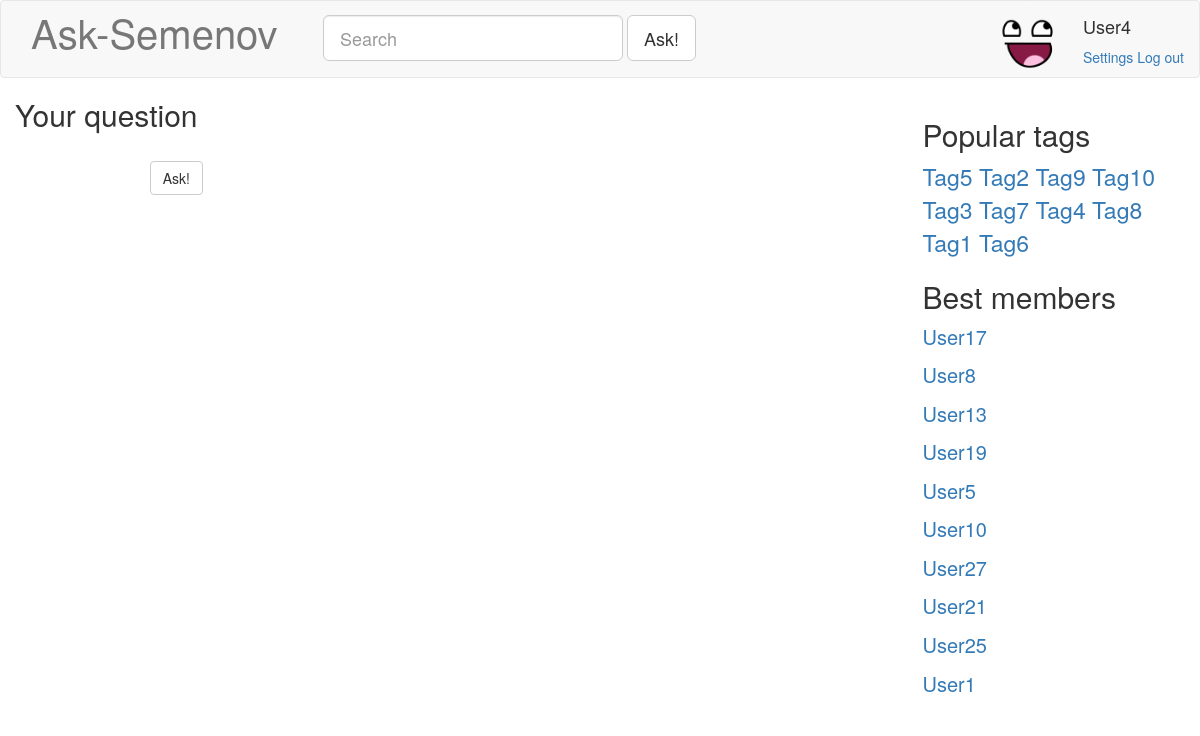
Page /ask/ (signed in) on the earlier database version.
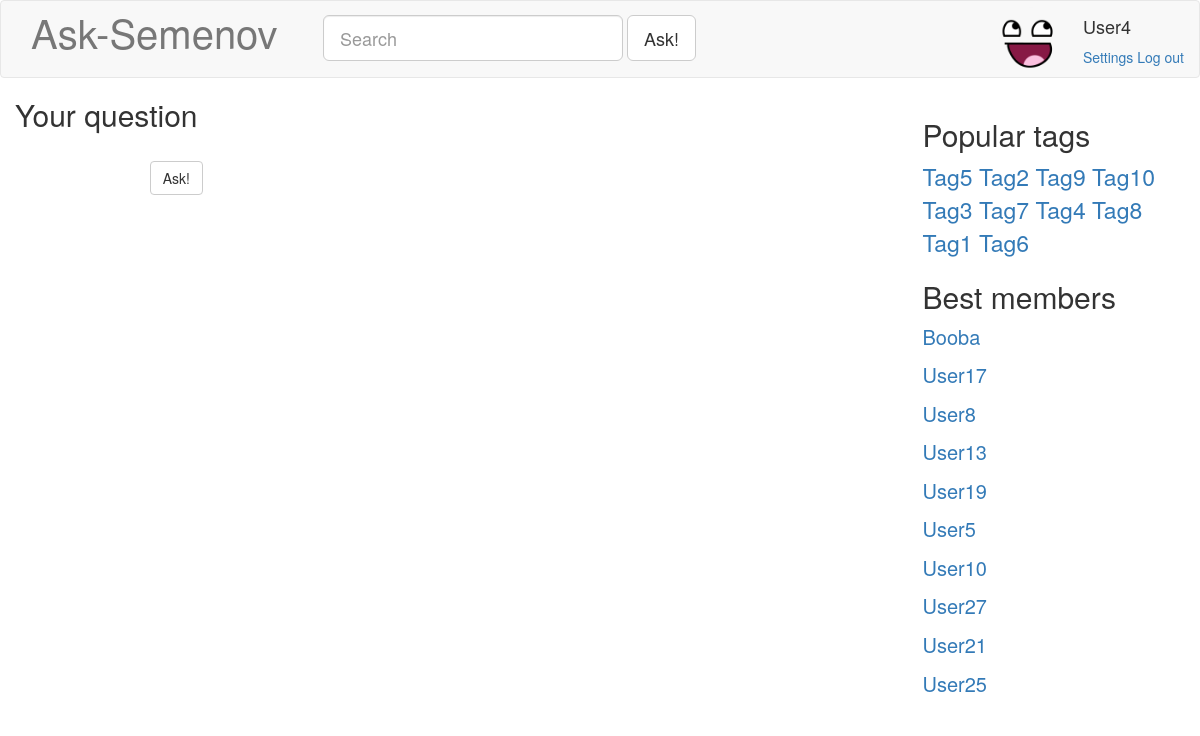
Same page on the later database version.
### blog/models.py (models this page shows, shortened)
class Tag( models.Model ):
	caption = models.CharField( unique = True, null = False, blank = False, max_length = 20 )
	objects = TagManager()
	def __str__( self ):
		return str( self.caption )
	class Meta:
		verbose_name = "Тэг"
		verbose_name_plural = "Тэги"

class Profile( models.Model ):
	user = models.OneToOneField( User, null = False, blank = False, on_delete = models.CASCADE )
	nickname = models.TextField( null = False, blank = False, max_length = 30 )
	image = models.ImageField( null = False, blank = True, upload_to = '', default = 'dummy.png', max_length = 100 )
	rating = models.IntegerField( null = False, default = 0 )
	objects = ProfileManager()
	class Meta:
		verbose_name = "Профиль"
		verbose_name_plural = "Профили"

### blog/views.py (the view)
# urls.py: url(r'^ask/$', blogViews.ask, name="askQuestion"),
@login_required( redirect_field_name='continue' )
def ask( request ):
	if ( request.method == 'POST' ):
		form = blogForms.AskForm( request.POST )
		if ( form.is_valid() ):
			newQuestion = form.save( Profile.objects.get_by_login( request.user.username ) )
			return HttpResponseRedirect( '/question/' + str( newQuestion.id ) + '/' )
	else:
		form = blogForms.AskForm()
	result = makeBase( request )
	result[ 'form' ] = form
	return render( request, 'ask.html', result )

### blog/models.py (called while the page is built)
	def rating_sorted( self ):
		return super( TagManager, self ).annotate( questionCount = models.Count( 'question' ) ).order_by( '-questionCount' )

	def rating_sorted( self ):
		return super( ProfileManager, self ).order_by( '-rating' )

	def get_by_login( self, username ):
		return super( ProfileManager, self ).get( user__username = username )

### blog/views.py (called while the page is built)
def makeBase( request ):
	result = {
		'hotTags': Tag.objects.rating_sorted()[:10],
		'bestMembers': Profile.objects.rating_sorted()[:10],
	}
	if ( request.user.is_authenticated ):
		result[ 'profile' ] = Profile.objects.get_by_login( request.user.username )
	else:
		result[ 'profile' ] = None
	return result

### templates/ask.html (shortened to what this page needs)
{% extends "base.html" %}
{% load static %}
{% block extras %} <link rel="stylesheet" href="{% static "css/forms.css" %}"> {% endblock %}
{% block customContent %}
<div class="container-fluid">
	<h2>Your question</h2>
	<form class="col-md-10 form-horizontal ask-formContainer" enctype="multipart/form-data" method="post">
		<div class="form-group">
			<div class="col-sm-7 col-sm-offset-2">
				<button type="submit" class="btn btn-default">Ask!</button>
			</div>
		</div>
	</form>
</div>
{% endblock %}

### templates/base.html (shortened to what this page needs)
{% load static %}
<!DOCTYPE html>
<html>
	<head>
		<link rel="stylesheet" href="{% static "css/bootstrap.min.css" %}">
		<link rel="stylesheet" href="{% static "css/base.css" %}">
		{% block extras %}{% endblock %}
	</head>
	<body>
		<nav class="navbar navbar-default ask-navbar">
			<div class="container-fluid">
				<div class="navbar-header col-md-3">
		      		{% url 'mainPage' as mainPageURL %}
					<a class="navbar-brand ask-navbarBrand" href="{{ mainPageURL }}">Ask-Semenov</a>
				</div>
				<div class="collapse navbar-collapse">
					{% url 'askQuestion' as askURL %}
					<form class="navbar-form navbar-left" role="search" action="{{ askURL }}">
						<div class="form-group">
							<input id="ask-mainSearchField" class="form-control input-lg" type="text"  placeholder="Search">
						</div>
						<button type="submit" class="btn btn-lg btn-default">Ask!</button>
					</form>
				{% if profile %}
					<ul class="nav navbar-nav navbar-right">
						<li class="pull-right">
							<div class="media">
								<div class="media-left media-middle">
									<a class="navbar-link" href="#">
										<img id="ask-profilePicture" class="media-object img-circle" src="{{ profile.image.url }}">
									</a>
								</div>
								<div class="media-right">
									<h4> {{ profile.nickname }}</h4>
									<div>
										{% url 'settings' as settingsURL %}
										<a href="{{ settingsURL }}">Settings</a>
										{% url 'logout' as logoutURL %}
										<a href="{{ logoutURL }}">Log out</a>
									</div>
								</div>
							</div>
						</li>
					</ul>
				{% endif %}
				</div>
			</div>
		</nav>
		<div class="row">
			<div class="container col-md-9">
			{% block customContent %}{% endblock %}
			</div>
			<div class="col-md-3 ask-rightColumn">
				<div class="ask-tagsBlock">
					<h2>Popular tags</h2>
					<div class="ask-popularTags">
					{% for tag in hotTags %}
					{% url 'taggedQuestions' tag as taggedQuestionsURL %}
						<a href="{{ taggedQuestionsURL }}">{{ tag.caption|title }}</a>
					{% endfor %}
					</div>
				</div>
				<div class="ask-bestMembersBlock">
					<h2>Best members</h2>
					<ul class="list-unstyled ask-bestMembers">
					{% for member in bestMembers %}
						<li><a href="#">{{ member.nickname }}</a></li>
					{% endfor %}
					</ul>
				</div>
			</div>
		</div>
	</body>
</html>

Differences in the rows shown:
no longer on this page (row unchanged): Profile: nickname "User1"
added Profile: nickname "Booba"
